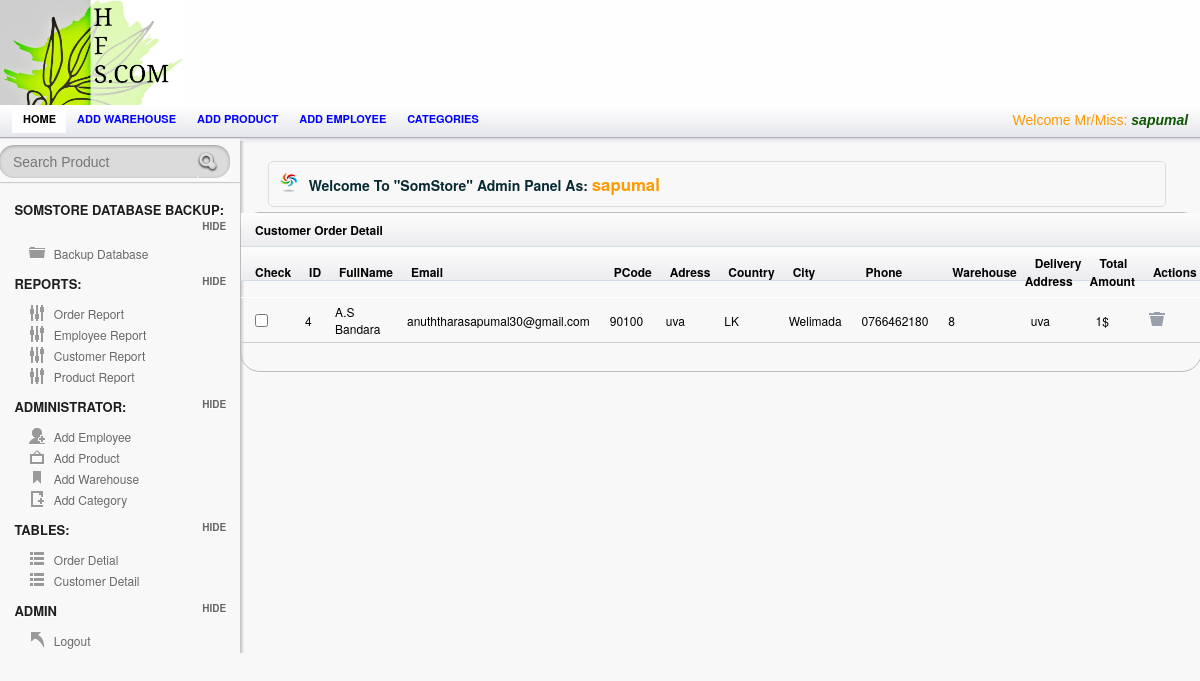
The app's page /Admin/order.php (signed in), older data.
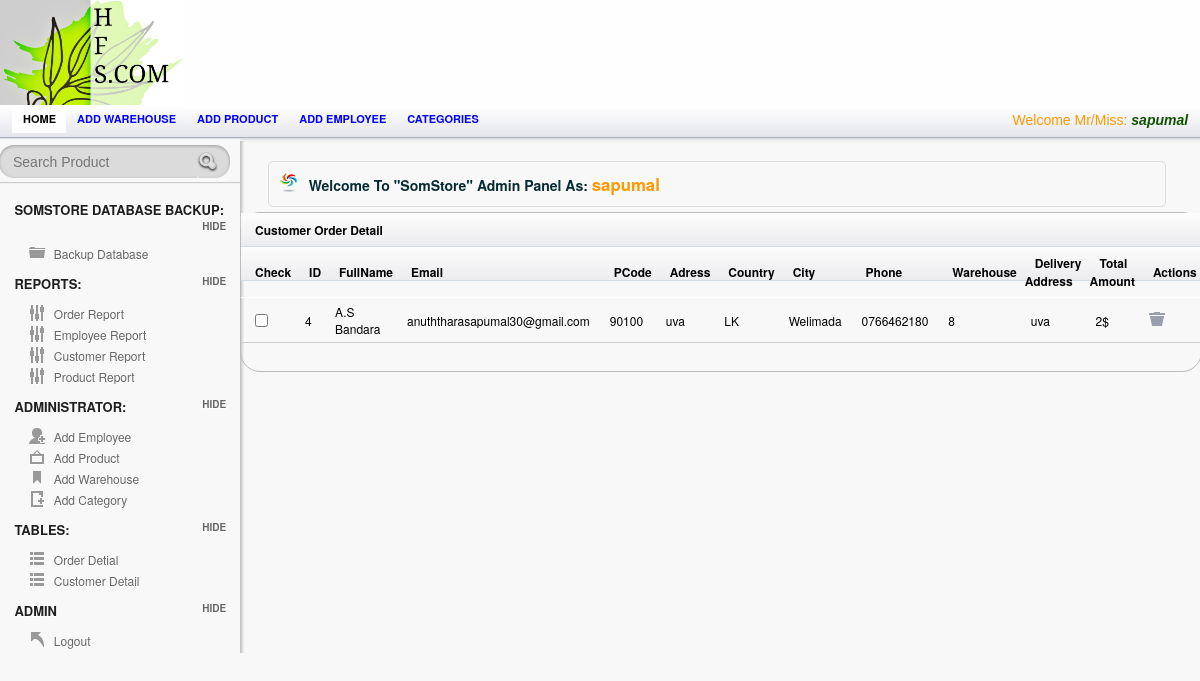
The same page, newer data.
### tables this page shows
CREATE TABLE `payment` (
  `order_ID` int(255) NOT NULL AUTO_INCREMENT,
  `Full_Name` varchar(25) NOT NULL,
  `Email` varchar(55) NOT NULL,
  `Postal_Code` varchar(55) NOT NULL,
  `Address` varchar(55) NOT NULL,
  `Country` varchar(55) NOT NULL,
  `City` varchar(55) NOT NULL,
  `Phone` varchar(55) NOT NULL,
  `Warehouse_ID` int(255) NOT NULL,
  `Dilivery_Address` varchar(75) NOT NULL,
  `Total_Amount` varchar(55) NOT NULL,
  `qty` int(255) NOT NULL,
  `date` date NOT NULL,
  PRIMARY KEY (`order_ID`),
  KEY `Warehouse_ID` (`Warehouse_ID`),
  CONSTRAINT `payment_ibfk_1` FOREIGN KEY (`Warehouse_ID`) REFERENCES `warehouse` (`Warehouse_ID`)
);

### session.php (called while the page is built, shortened)
<?php
include('config.php');
$check=$_SESSION['login_username'];
$session=mysqli_query($mysqli, "select Username from employee where Username='$check' ");
$row=mysqli_fetch_array($session);
$login_session=$row['Username'];
?>

### Admin/order.php (the view, shortened to what this page needs)
<?php
 include("../config.php");
include("../session.php");
 ?>
<!doctype html>
<html lang="en">
<head>
	<link rel="stylesheet" href="css/layout.css" type="text/css" media="screen" />
</head>
<body>
<div id="container">
	   <div id="header">
		<div id="logo-banner">
				<div id="logo">
					<a href="index.php"><img src="images/logo.png" alt="" /></a>
				</div>
				<div id="banner">
				</div>
		</div>
		</div>
<div id="content-wrap">
	<section id="secondary_bar">
             <nav>
                <ul>
                    <li class="selected"><a href="index.php">Home</a></li>
                    <li><a href="add_warehouse.php">Add warehouse</a></li>
                    <li><a href="add_product.php">Add product</a></li>
                    <li><a href="Employee.php">Add employee</a></li>
                    <li><a href="add_category.php">Categories</a></li>
                    <li class="logout"> <span class="check"> <?php echo "Welcome Mr/Miss:   ". "<font color='##fa5400'><i><b>".$login_session."</b></i></font>" ;?> </span></li>
                </ul>
            </nav>
	</section>
<aside id="sidebar" class="column">
				<div id="search">
					<form action="searchprod.php" method="post" accept-charset="utf-8">
						<input type="text"  title="Search..." class="blink field"  placeholder="Search Product"   name='search' size=60 maxlength=100 />
						<input class="search-button" type="submit" value="Submit" />
						<div class="cl">&nbsp;</div>
					</form>
				</div>
		<hr/>
		<h3> SomStore Database Backup:</h3>
		<ul class="toggle">
		    <li class="icn_folder"><a href="Backup.php">Backup Database</a></li>
		</ul>
		<h3>Reports:</h3>
		<ul class="toggle">
		    <li class="icn_settings"><a href="a_report.php" target="_blank">Order Report</a></li>
			<li class="icn_settings"><a href="EmployeeReport.php">Employee Report</a></li>
			<li class="icn_settings"><a href="CustomerReport.php">Customer Report</a></li>
			<li class="icn_settings"><a href="ProductReport.php"> Product Report</a></li>
		</ul>
		<h3>Administrator:</h3>
		<ul class="toggle">
		    <li class="icn_add_user"><a href="Employee.php">Add Employee</a></li>
			<li class="icn_photo"><a href="add_product.php">Add Product</a></li>
			<li class="icn_tags"><a href="add_warehouse.php">Add Warehouse</a></li>
			<li class="icn_new_article"><a href="add_category.php">Add Category</a></li>
		</ul>
        <h3>Tables:</h3>
		<ul class="toggle">
		    <li class="icn_categories"><a href="order.php">Order Detial</a></li>
     		<li class="icn_categories"><a href="customerTable.php">Customer Detail</a></li>
		</ul>
		<h3>Admin</h3>
		<ul class="toggle">
			<li class="icn_jump_back"><a href="../logout.php">Logout</a></li>
		</ul>
	</aside>
	<section id="main" class="column">
		<h4 class="alert_info">Welcome To <strong>"SomStore"</strong> Admin Panel As: <?php echo "  ". "<font color='#f90'><big><b>".$login_session."</b></big></font>" ;?>  </h4>
		<?php
$result = mysqli_query($mysqli,"SELECT * FROM payment");
?>
      			<div id="tab2" class="tab_content">
  <table class="tablesorter" cellspacing="0">
      <thead>
			<thead><th colspan="15"> Customer Order Detail </th></thead>
		<thead>
   		    <th>Check</th>
			<th> ID</th>
    	      <th> FullName</th>
              <th> Email</th>
    		<th>PCode</th>
		    <th>Adress</th>
             <th>Country</th>
             <th>City</th>
              <th>Phone</th>
			  <th>Warehouse</th>
			  <th>Delivery Address</th>
			  <th>Total Amount</th>
			  <th>Actions</th>
		</thead>
		<tbody>
<?php while($row = mysqli_fetch_array($result))
  {?>
    <tr>
    <td><input type="checkbox"></td>
    <td><?Php echo $row['order_ID']; ?></td>
    <td><?php echo $row['Full_Name']; ?></td>
   <td><?php echo $row['Email']; ?></td>
	<td><?php echo $row['Postal_Code']; ?></td>
	<td><?php echo $row['Address']; ?></td>
	<td><?php echo $row['Country']; ?></td>
	<td><?php echo $row['City']; ?></td>
	<td><?php echo $row['Phone']; ?></td>
	<td><?php echo $row['Warehouse_ID']; ?></td>
	<td><?php echo $row['Dilivery_Address']; ?></td>
	<td><?php echo $row['Total_Amount']; ?></td>
    <td> <a href="PaymentDelete.php?delete=<?php echo $row['order_ID']; ?>" onClick="del(this);" title="Delete" ><input type="image" src="images/icn_trash.png" title="Trash">  </a></td>
    </tr
  <?php }mysqli_close($mysqli);?>
</tbody>
</table>
			</div>
		<div class="spacer"></div>
	</section>
       </div>
</div>
</body>
</html>

Row changes from the older to the newer data that the page shows:
changed payment "A.S Bandara": Total_Amount "1$" → "2$"
